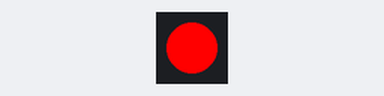
This sketch was run on a simulated Arduino Uno, built with avr-gcc and run on an emulated ATmega328P. Shown: 1 RGB LEDs in strip order, left to right. Dim RGB values are drawn brighter than linear.

Above: at 0.15 s.
At 2.27 s:
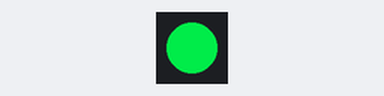
At 4.39 s:
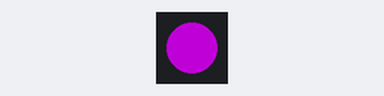
At 9.85 s:
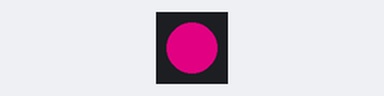
Timing chart, 0 to 10.2 s (numbered marks = the images above):
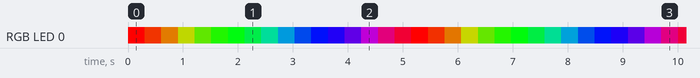

The sketch:

KB_rainbow.ino
```cpp
#include <Adafruit_NeoPixel.h>

#define PIXEL_PIN 1
Adafruit_NeoPixel pixel = Adafruit_NeoPixel(1, PIXEL_PIN, NEO_GRB + NEO_KHZ800);

void setup() {
  pixel.begin();
  pixel.show();
}

void pixelWrite(int r, int g, int b) {
  pixel.setPixelColor(0, pixel.Color(r, g, b));
  pixel.show();
}

void rainbow(uint8_t wait) {
  uint16_t i, j;

  for(j=0; j<256; j++) {
    pixel.setPixelColor(i, Wheel((i+j) & 255));
    pixel.show();
    delay(wait);
  }
}

// Input a value 0 to 255 to get a color value.
// The colours are a transition r - g - b - back to r.
uint32_t Wheel(byte WheelPos) {
  WheelPos = 255 - WheelPos;
  if(WheelPos < 85) {
    return pixel.Color(255 - WheelPos * 3, 0, WheelPos * 3);
  }
  if(WheelPos < 170) {
    WheelPos -= 85;
    return pixel.Color(0, WheelPos * 3, 255 - WheelPos * 3);
  }
  WheelPos -= 170;
  return pixel.Color(WheelPos * 3, 255 - WheelPos * 3, 0);
}

void loop() {
  rainbow(20);
}
```

Measured:
- by itself, RGB LED 0: off → RGB(255, 0, 0) at 0.00 s, → RGB(210, 45, 0) 0.30 s later, → RGB(165, 90, 0) 0.30 s later, → RGB(120, 135, 0) 0.30 s later, … (134 changes in this stretch)
- by itself, everything shown: repeats every 15.5 s, in 52 steps
